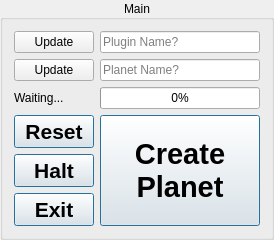
       <widget class="QGroupBox" name="command_buttons_group">
        <property name="sizePolicy">
         <sizepolicy hsizetype="Preferred" vsizetype="Preferred">
          <horstretch>0</horstretch>
          <verstretch>0</verstretch>
         </sizepolicy>
        </property>
        <property name="minimumSize">
         <size>
          <width>0</width>
          <height>220</height>
         </size>
        </property>
        <property name="font">
         <font>
          <pointsize>9</pointsize>
         </font>
        </property>
        <property name="title">
         <string>Main</string>
        </property>
        <property name="alignment">
         <set>Qt::AlignmentFlag::AlignCenter</set>
        </property>
        <layout class="QGridLayout" name="gridLayout_3">
         <item row="5" column="0">
          <widget class="QPushButton" name="halt_command_button">
           <property name="sizePolicy">
            <sizepolicy hsizetype="Minimum" vsizetype="Expanding">
             <horstretch>0</horstretch>
             <verstretch>0</verstretch>
            </sizepolicy>
           </property>
           <property name="font">
            <font>
             <family>Segoe UI</family>
             <pointsize>16</pointsize>
             <bold>true</bold>
            </font>
           </property>
           <property name="toolTip">
            <string>Halt creating</string>
           </property>
           <property name="text">
            <string>Halt</string>
           </property>
           <property name="iconSize">
            <size>
             <width>0</width>
             <height>0</height>
            </size>
           </property>
           <property name="default">
            <bool>true</bool>
           </property>
          </widget>
         </item>
         <item row="4" column="0">
          <widget class="QPushButton" name="reset_command_button">
           <property name="sizePolicy">
            <sizepolicy hsizetype="Minimum" vsizetype="Expanding">
             <horstretch>0</horstretch>
             <verstretch>0</verstretch>
            </sizepolicy>
           </property>
           <property name="minimumSize">
            <size>
             <width>60</width>
             <height>0</height>
            </size>
           </property>
           <property name="font">
            <font>
             <family>Segoe UI</family>
             <pointsize>16</pointsize>
             <bold>true</bold>
            </font>
           </property>
           <property name="toolTip">
            <string>Reset all to defaults</string>
           </property>
           <property name="text">
            <string>Reset</string>
           </property>
           <property name="iconSize">
            <size>
             <width>0</width>
             <height>0</height>
            </size>
           </property>
           <property name="default">
            <bool>true</bool>
           </property>
           <property name="flat">
            <bool>false</bool>
           </property>
          </widget>
         </item>
         <item row="4" column="1" rowspan="3">
          <widget class="QPushButton" name="start_command_button">
           <property name="sizePolicy">
            <sizepolicy hsizetype="Preferred" vsizetype="Expanding">
             <horstretch>0</horstretch>
             <verstretch>0</verstretch>
            </sizepolicy>
           </property>
           <property name="minimumSize">
            <size>
             <width>160</width>
             <height>60</height>
            </size>
           </property>
           <property name="baseSize">
            <size>
             <width>0</width>
             <height>0</height>
            </size>
           </property>
           <property name="font">
            <font>
             <family>Segoe UI</family>
             <pointsize>22</pointsize>
             <bold>true</bold>
             <kerning>true</kerning>
             <hintingpreference>PreferDefaultHinting</hintingpreference>
            </font>
           </property>
           <property name="toolTip">
            <string>Create Planet</string>
           </property>
           <property name="statusTip">
            <string/>
           </property>
           <property name="layoutDirection">
            <enum>Qt::LayoutDirection::LeftToRight</enum>
           </property>
           <property name="autoFillBackground">
            <bool>false</bool>
           </property>
           <property name="text">
            <string>Create
Planet</string>
           </property>
           <property name="iconSize">
            <size>
             <width>30</width>
             <height>30</height>
            </size>
           </property>
           <property name="autoDefault">
            <bool>true</bool>
           </property>
           <property name="default">
            <bool>true</bool>
           </property>
          </widget>
         </item>
         <item row="6" column="0">
          <widget class="QPushButton" name="exit_command_button">
           <property name="sizePolicy">
            <sizepolicy hsizetype="Minimum" vsizetype="Expanding">
             <horstretch>0</horstretch>
             <verstretch>0</verstretch>
            </sizepolicy>
           </property>
           <property name="font">
            <font>
             <family>Segoe UI</family>
             <pointsize>16</pointsize>
             <bold>true</bold>
            </font>
           </property>
           <property name="toolTip">
            <string>Exit</string>
           </property>
           <property name="text">
            <string>Exit</string>
           </property>
           <property name="iconSize">
            <size>
             <width>0</width>
             <height>0</height>
            </size>
           </property>
           <property name="default">
            <bool>true</bool>
           </property>
          </widget>
         </item>
         <item row="2" column="0">
          <widget class="QLabel" name="news_label">
           <property name="text">
            <string>Waiting...</string>
           </property>
          </widget>
         </item>
         <item row="2" column="1">
          <widget class="QProgressBar" name="news_count_progressBar">
           <property name="value">
            <number>0</number>
           </property>
          </widget>
         </item>
         <item row="0" column="1">
          <widget class="QLineEdit" name="lineEdit">
           <property name="toolTip">
            <string>Excluding the .esm</string>
           </property>
           <property name="placeholderText">
            <string>Plugin Name?</string>
           </property>
          </widget>
         </item>
         <item row="1" column="1">
          <widget class="QLineEdit" name="lineEdit_2">
           <property name="placeholderText">
            <string>Planet Name?</string>
           </property>
          </widget>
         </item>
         <item row="0" column="0">
          <widget class="QPushButton" name="pushButton">
           <property name="text">
            <string>Update</string>
           </property>
          </widget>
         </item>
         <item row="1" column="0">
          <widget class="QPushButton" name="pushButton_2">
           <property name="text">
            <string>Update</string>
           </property>
          </widget>
         </item>
        </layout>
       </widget>
